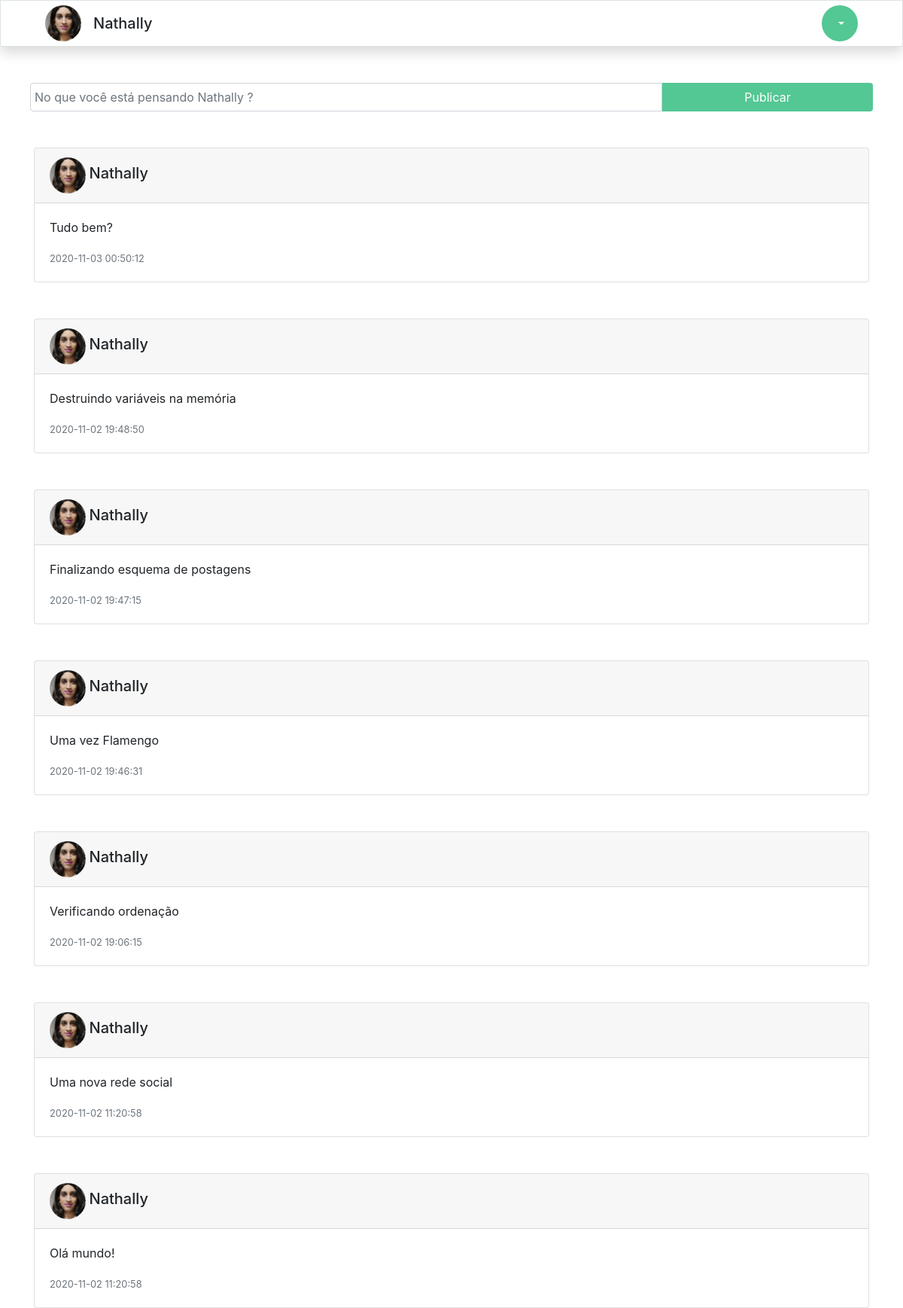
/home.php (signed in), run on the app's committed database.
### tables this page shows
CREATE TABLE `posts` (
  `id_post` int(11) NOT NULL,
  `id_user` int(11) DEFAULT NULL,
  `post` text DEFAULT NULL,
  `tempo` timestamp NOT NULL DEFAULT current_timestamp()
);

CREATE TABLE `usuarios` (
  `id_user` int(11) NOT NULL,
  `usuario` varchar(80) NOT NULL,
  `senha` varchar(32) NOT NULL,
  `email` varchar(100) NOT NULL,
  `image` varchar(150) NOT NULL
);

### show_posts.php (the view)
<?php
    require_once('conection.php');
    $id = $_SESSION['id_user'];
    $sql = "SELECT usuarios.usuario, posts.post, posts.tempo from usuarios join posts on usuarios.id_user = posts.id_user where posts.id_user = $id order by posts.id_post desc";
    $result = $conn->query($sql);
    if ($result->num_rows > 0) {
    while ($rows = $result->fetch_assoc()) {
        ?>
            <div class="card mt-5">
                <div class="card-header">
                    <img class="rounded-circle" src="<?php echo $_SESSION['image'];?>" alt="<?php echo $_SESSION['nome'];?>">
                    <h5 class="card-title"><?php echo $rows['usuario'];?></h5>
                </div>
                <div class="card-body">
                    <p class="card-text"><?php echo $rows['post'];?></p>
                    <p class="card-text"><small class="text-muted"><?php echo $rows['tempo'];?></small></p>
                </div>
            </div>
        <?php
            }
        }
    else {
        echo"<div class='card mt-5'>
                <div class='card-body'>
                    Você ainda não fez postagens.
                </div>
            </div>";
        }

### home.php (shortened to what this page needs)
<?php
    require_once('conection.php');
?>
<!DOCTYPE html>
<html lang="pt-br">
<head>
    <link rel="stylesheet" type="text/css" href="./css/home.css">
    <link rel="stylesheet" href="https://stackpath.bootstrapcdn.com/bootstrap/4.1.3/css/bootstrap.min.css">
</head>
<body>
    <?php require_once('header.php'); ?>
    <main class="container">
        <form class="form-row mt-5" method="post" validate>
            <input name="msg" class="col-9 form-control" type="text" placeholder="No que você está pensando <?php echo $_SESSION['nome'];?> ?">
            <button class="col-3 btn text-white" type="submit">Publicar</button>
        </form>
        <?php require_once('show_posts.php'); ?>
    </main>
</body>
</html>

### header.php (shortened to what this page needs)
<header class="container-fluid border shadow">
    <nav class="row container m-auto">
        <div class="col-10 d-flex align-items-center">
            <a href="home.php">
            <img class="rounded-circle" src="<?php echo $_SESSION['image'];?>" alt="<?php echo $_SESSION['nome'];?>">
            </a>
            <h5 class="ml-3 mb-0"><?php echo $_SESSION['nome'];?></h5>
        </div>
        <div class="col-2 d-flex align-items-center justify-content-end">
            <div class="dropdown">
                <button class="btn text-white dropdown-toggle rounded-circle" type="button" id="dropdownMenuButton" data-toggle="dropdown" aria-haspopup="true" aria-expanded="false">
                </button>
            </div>
    </nav>
</header>

### css/home.css (style rules this page uses)
header nav { height: 60px; }
nav .col-2 button { background-color: #53c794; width: 48px; height: 48px; border: none; }
nav .col-10 img { width: 48px; }
.container .form-row .btn { background-color: #53c794; border-radius: 0px 4px 4px 0px; }
.container .form-row input { border-radius: 4px 0px 0px 4px; }
.card .card-header img { width: 48px; height: 48px; }
.card .card-header h5 { display: inline-block; }

### data on the page
posts: id_user.usuario "Nathally", post "Tudo bem?", tempo "2020-11-03 00:50:12"
posts: id_user.usuario "Nathally", post "Destruindo variáveis na memória", tempo "2020-11-02 19:48:50"
posts: id_user.usuario "Nathally", post "Finalizando esquema de postagens", tempo "2020-11-02 19:47:15"
posts: id_user.usuario "Nathally", post "Uma vez Flamengo", tempo "2020-11-02 19:46:31"
posts: id_user.usuario "Nathally", post "Verificando ordenação", tempo "2020-11-02 19:06:15"
posts: id_user.usuario "Nathally", post "Uma nova rede social", tempo "2020-11-02 11:20:58"
posts: id_user.usuario "Nathally", post "Olá mundo!", tempo "2020-11-02 11:20:58"

### other printed values
$_SESSION['nome'] "Nathally"
